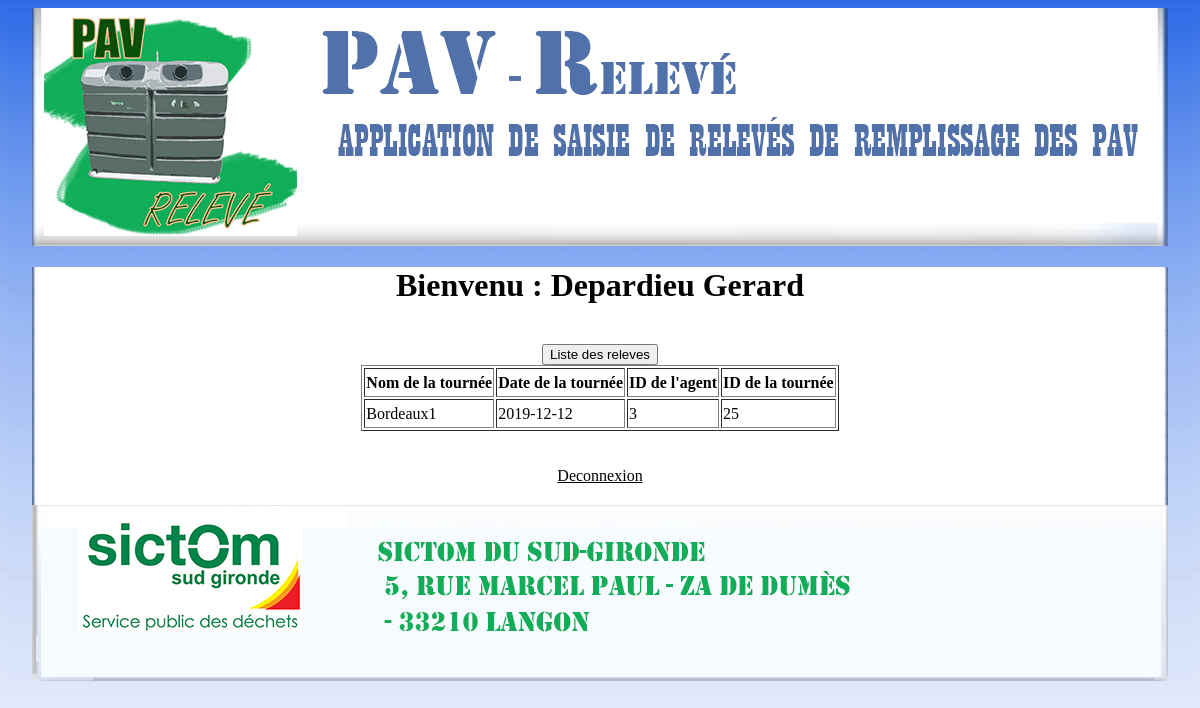
Page /principaleag.php (signed in) on the committed database.
### tables this page shows
CREATE TABLE IF NOT EXISTS `tournee` (
  `id_tournee` int(11) NOT NULL AUTO_INCREMENT,
  `Date_t` date NOT NULL,
  `Nom_tour` varchar(12) NOT NULL,
  `ID_Age` varchar(10) NOT NULL,
  PRIMARY KEY (`id_tournee`),
  UNIQUE KEY `ID_Tournee_IND` (`id_tournee`)
);

### principaleag.php (the view, shortened to what this page needs)
<!doctype html>
<html>
<link rel="stylesheet" href="css/style.css" />
<body>
<div class= "fond1">
<header class= "bandeauh">
</header>
<contenu class ="contenu">
    <p>
    <center><h1><strong>Bienvenu </strong> : <?= $_SESSION['prenom']." ".$_SESSION['nom']; ?></h1></center><br />
    <?php
$mysqli = new mysqli('localhost', 'root', '', 'mcd');
		$mysqli->set_charset("utf8");
		$requete = 'SELECT * FROM tournee';
		$resultat = $mysqli->query($requete);
while ($ligne = $resultat->fetch_assoc()) {
    echo '<tr>';
    if ($ligne['ID_Age'] == intval($_SESSION['ID_Age'])) {
            ?>
            <center>
            <table border="1" align="center" style="line-height:25px;">
            <tr>
            <th>Nom de la tournée</th>
            <th>Date de la tournée</th>
            <th>ID de l'agent</th>
            <th>ID de la tournée</th>
            </tr>
            <tr>
 <td><?php echo $ligne['Nom_tour']; ?></td>
 <td><?php echo $ligne['Date_t']; ?></td>
 <td><?php echo $ligne['ID_Age']; ?></td>
 <td><?php echo $ligne['id_tournee']; ?></td>
 </tr>
            <form name="idttt" method="post" action="pagereleve.php">
            <input type='submit' value='Liste des releves' name='sendiddd'>
			</form>
            </table>
            </center>
			<?php
            echo '<br>';
            echo "<br>";
    }
};
?>
<center><a href="?page=deconnect">Deconnexion</a></center>
</contenu>
<footer class= "bandeaub">
     </footer>
</div>
</body>

### css/style.css (style rules this page uses)
.bandeauh { background-color: white; width:1136px; height:238px; margin: auto; background: url("../images/haut.png"); }
.contenu { background: url("../images/fondcontenu.png"); display: block; background-color: white; width:1136px; margin: auto; padding-bottom: 20px }
.bandeaub { width:1136px; height:176px; margin: auto; background: url("../images/bas.png"); }
.fond1 { background-color: white; background: url("../images/bg.png"); background-repeat: repeat space; }
body { background-image: url("../images/bg.png"); background-repeat: repeat space; background-color: white; }
a:link { color: black; }

### rows in the picture
tournee: Nom_tour "Bordeaux1", Date_t "2019-12-12", ID_Age "3", id_tournee "25"

### other values in the picture
$_SESSION['prenom'] "Depardieu"
$_SESSION['nom'] "Gerard"
